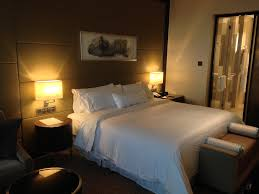
#> input picture index.jpeg, 259 x 194 px, found by its file name
$ jupyter execute --allow-errors 'Image Processing.ipynb'   (older library calls are emulated)
#> lines starting #> are read from the running program, lines starting #| are printed output that depends on the picture; after the words box and inside, x2 and y2 are one past the last pixel; in counts of white or black regions, pixels touching at a corner belong together
# K-Means Clustering for dominant colors in the image

First let's get imports out of the way. We are going to use the default implementation of the k-means algorithm from sklearn,

[cell 1]
# import the necessary packages
from sklearn.cluster import KMeans
import matplotlib.pyplot as plt
import numpy as np
import cv2

[cell 2]
# specifies the number of 'dominant colors' to be shown
clusters = 4

# load the image and convert it from BGR to RGB so that
# we can dispaly it with matplotlib
image = cv2.imread('/home/miki/Desktop/index.jpeg')
#> image is the input picture: shape (194, 259, 3); mean B, G, R 50.9, 72.1, 89.7
image = cv2.cvtColor(image, cv2.COLOR_BGR2RGB)

def generateHistogram(clt):
    numLabels = np.arange(0, len(np.unique(clt.labels_)) + 1)
    (hist, _) = np.histogram(clt.labels_, bins = numLabels)

    # normalize the histogram, such that it sums to one
    hist = hist.astype("float")
    hist /= hist.sum()

    # return the histogram
    return hist

def plot(hist, centroids):
    # initialize the bar chart representing the relative frequency
    # of each of the colors
    bar = np.zeros((50, 300, 3), dtype = "uint8")
    startX = 0

    # loop over the percentage of each cluster and the color of
    # each cluster
    for (percent, color) in zip(hist, centroids):
    # plot the relative percentage of each cluster
        endX = startX + (percent * 300)
        cv2.rectangle(bar, (int(startX), 0), (int(endX), 50),
        color.astype("uint8").tolist(), -1)
        startX = endX
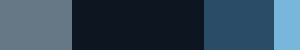
#> bar: shape (50, 300, 3); mean of channels 0, 1, 2 89.3, 72, 50.6; drawn as B, G, R
    return bar

# reshape the image to be a list of pixels
fitim = image.reshape((image.shape[0] * image.shape[1], 3))

# cluster the pixel intensities
clt = KMeans(n_clusters = clusters)
clt.fit(fitim)

hist = generateHistogram(clt)
bar = plot(hist, clt.cluster_centers_)

# show our image
plt.axis("off")
plt.subplot(221)
plt.imshow(image)
plt.subplot(222)
plt.imshow(bar)
plt.show()

# Detect the brightest spot in the image

[cell 3]
import numpy as np
import cv2

[cell 4]
# the area of the image with the largest intensity value
imageB = cv2.imread('/home/miki/Desktop/hotel_room.JPG')
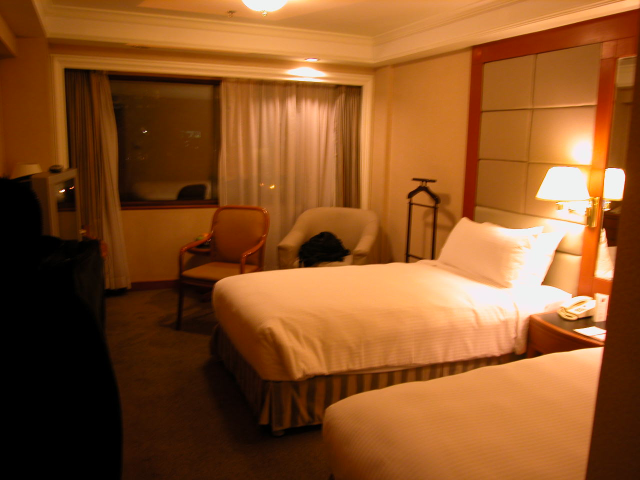
#> input picture hotel_room.JPG, 1280 x 960 px, found by its file name (shown at 1/2 size)
#> imageB is the input picture: shape (960, 1280, 3); mean B, G, R 37.3, 82.3, 138.4
RGB_img = cv2.cvtColor(imageB, cv2.COLOR_RGB2BGR)
origB = RGB_img.copy()
grayB = cv2.cvtColor(RGB_img, cv2.COLOR_BGR2GRAY)
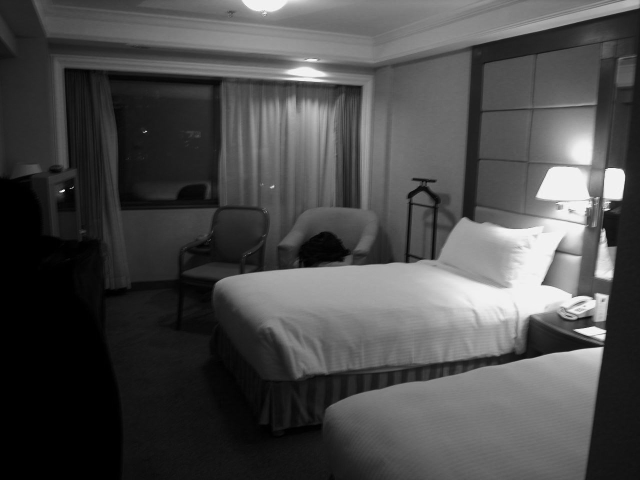
#> grayB: shape (960, 1280) (shown at 1/2 size); min 0, max 255, mean 75.2

(minVal, maxVal, minLoc, maxLoc) = cv2.minMaxLoc(grayB)
#> minVal = 0; maxVal = 255; minLoc = (49, 355); maxLoc = (535, 20)
cv2.circle(origB, maxLoc, 5, (255, 0, 0), 2)
#> origB: shape (960, 1280, 3); mean R, G, B 138.4, 82.3, 37.3

# display the results of the naive attempt
plt.imshow(RGB_img)
plt.show()

# Detecting multiple bright spots in an image

[cell 5]
from imutils import contours
from skimage import measure
import numpy as np
import imutils
import cv2

[cell 6]
image2 = cv2.imread('/home/miki/Desktop/index.jpeg')
image2 = cv2.cvtColor(image2, cv2.COLOR_RGB2BGR)
gray = cv2.cvtColor(image2, cv2.COLOR_BGR2GRAY)
blurred = cv2.GaussianBlur(gray, (11, 11), 0)
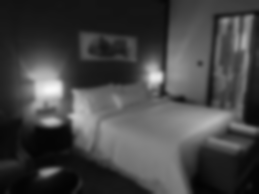
#> blurred: shape (194, 259); min 3, max 248, mean 67.8

plt.subplot(231)
plt.title('image')
plt.imshow(image)
plt.subplot(232)
plt.title('gray')
plt.imshow(gray)
plt.subplot(233)
plt.title('blurred')
plt.imshow(blurred)
plt.show()

[cell 7]
# threshold the image to reveal light regions in the
# blurred image
tresh = cv2.threshold(blurred, 200, 255, cv2.THRESH_BINARY)[1]
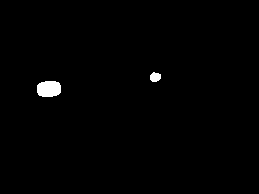
#> tresh: shape (194, 259); 0.84% white; 2 white regions, box (x1, y1, x2, y2) and area: (37, 81, 61, 97) 336, (150, 72, 161, 82) 86
plt.title('light regions in the blurred image')
plt.imshow(tresh)
plt.show()

[cell 8]
tresh = cv2.erode(tresh, None, iterations=2)
#> tresh: shape (194, 259); 0.42% white; 2 white regions, box (x1, y1, x2, y2) and area: (39, 83, 59, 95) 192, (152, 75, 159, 80) 20
tresh = cv2.dilate(tresh, None, iterations=4)
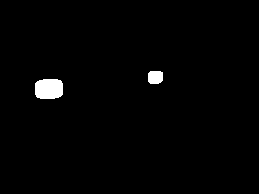
#> tresh: shape (194, 259); 1.4% white; 2 white regions, box (x1, y1, x2, y2) and area: (35, 79, 63, 99) 512, (148, 71, 163, 84) 180

plt.title('removed noise')
plt.imshow(tresh)
plt.show()

[cell 9]
labels = measure.label(tresh, neighbors=8, background=0)
#> labels: shape (194, 259) int64; 3 distinct labels, from 0 to 2
mask = np.zeros(tresh.shape, dtype="uint8")

# loop over the unique components
for label in np.unique(labels):
    # if this is the background label, ignore it
    if label == 0:
        continue

    # otherwise, construct the label mask and count the
    # number of pixels
    labelMask = np.zeros(tresh.shape, dtype="uint8")
    labelMask[labels == label] = 255
    numPixels = cv2.countNonZero(labelMask)

    # if the number of pixels in the component is sufficiently
    # large, then add it to our mask of "large blobs"
    if numPixels > 100:
        mask = cv2.add(mask, labelMask)
#> this loop made 3 passes
#> numPixels on passes 2 to 3: 180, 512
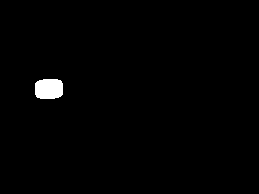
#> labelMask: shape (194, 259); 1% white; 1 white region
cnts = cv2.findContours(mask.copy(), cv2.RETR_EXTERNAL,cv2.CHAIN_APPROX_SIMPLE)
#> cnts = 2 contours; box (x1, y1, x2, y2) and area: (35, 79, 63, 99) 472, (148, 71, 163, 84) 157
cnts = cnts[0] if imutils.is_cv2() else cnts[1]
cnts = contours.sort_contours(cnts)[0]

# loop over the contours
for (i, c) in enumerate(cnts):
    # draw the bright spot on the image
    (x, y, w, h) = cv2.boundingRect(c)
    ((cX, cY), radius) = cv2.minEnclosingCircle(c)
    cv2.circle(image, (int(cX), int(cY)), int(radius),
        (0, 0, 255), 3)
    cv2.putText(image, "#{}".format(i + 1), (x, y - 15),
    cv2.FONT_HERSHEY_SIMPLEX, 0.45, (0, 0, 255), 2)
#> this loop made 2 passes
#> (x, y, w, h, cX, cY, radius) on passes 1 to 2: (35, 79, 28, 20, 48.5, 88.5, 14.58), (148, 71, 15, 13, 155, 76.5, 8.32)

# show the output image
plt.imshow(image)
plt.show()

# Center of countour

[cell 10]
import imutils
import cv2

[cell 11]
imageC = cv2.imread('/home/miki/Desktop/countour.jpg')
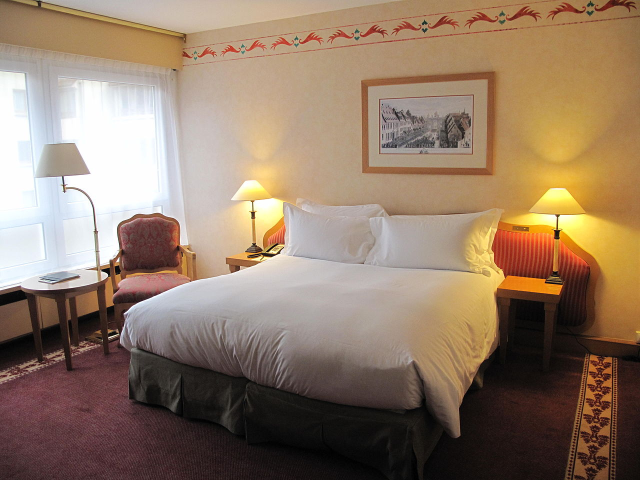
#> input picture countour.jpg, 1280 x 960 px, found by its file name (shown at 1/2 size)
#> imageC is the input picture: shape (960, 1280, 3); mean B, G, R 103.7, 123.9, 146.6
cc = cv2.cvtColor(imageC, cv2.COLOR_RGB2BGR)
grayC = cv2.cvtColor(cc, cv2.COLOR_BGR2GRAY)
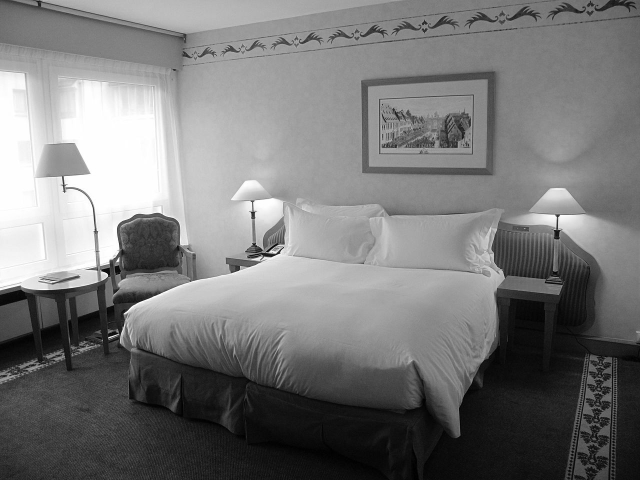
#> grayC: shape (960, 1280) (shown at 1/2 size); min 0, max 255, mean 120.5
blurredC = cv2.GaussianBlur(grayC, (5, 5), 0)
treshC = cv2.threshold(blurredC, 60, 255, cv2.THRESH_BINARY)[1]
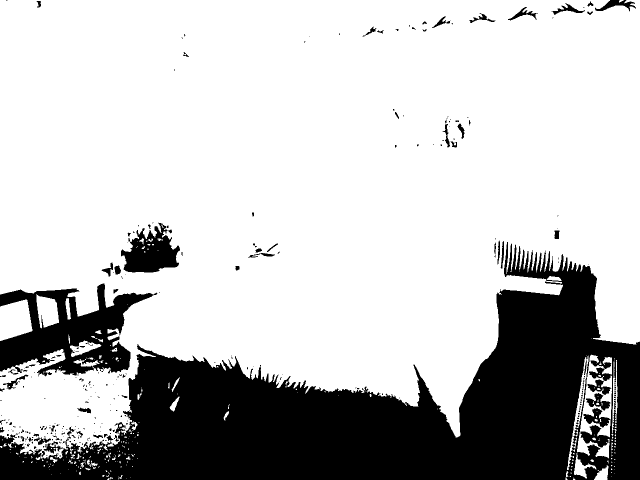
#> treshC: shape (960, 1280) (shown at 1/2 size); 75.5% white; 302 black regions (228 under 20 px), largest, box (x1, y1, x2, y2) and area: (0, 484, 1280, 960) 255647, (0, 567, 315, 753) 27956, (242, 445, 360, 545) 6861

plt.subplot(141)
plt.title('image')
#> (the rest of this cell did not finish here and is left out)
